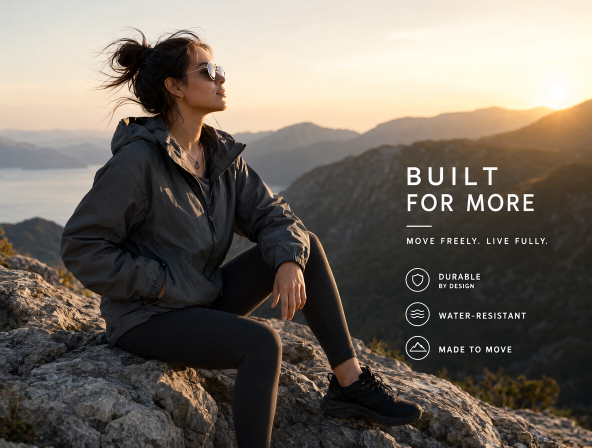
#> input picture data/input_campaign/Qwen_image_2.1_00001.png, 1184 x 896 px (shown at 1/2 size); its folder holds only this picture in this run
$ python preprocess.py
#> lines starting #> are read from the running program, lines starting #| are printed output that depends on the picture
"""Dataset preparation utility for full-body photorealistic models and campaign advertisements."""

from __future__ import annotations

import argparse
import contextlib
import logging
import os
import sys
import uuid
from pathlib import Path
from typing import Final

from PIL import Image, ImageOps

LOGGER = logging.getLogger("dataset_preparer")

TARGET_WIDTH: Final[int] = 896
TARGET_HEIGHT: Final[int] = 1152
VALID_IMAGE_EXTENSIONS: Final[frozenset[str]] = frozenset({".jpg", ".jpeg", ".png", ".webp"})


def setup_logging(level: int = logging.INFO) -> None:
    """Configure structured console logging."""
    logging.basicConfig(
        level=level,
        format="[%(asctime)s] [%(levelname)s] %(message)s",
        datefmt="%H:%M:%S",
    )


def resize_and_save(src_path: Path, dst_path: Path) -> None:
    """Standardize source image to 896x1152 PNG using aspect-ratio preserving fit.

    Performs an atomic write via a temporary file to prevent corruption on interruption.
    """
    if not src_path.is_file():
        raise FileNotFoundError(f"Source image not found: {src_path}")

    # If source and destination resolve to the same path and already meet specifications, skip
    if src_path.resolve() == dst_path.resolve():
        try:
            with Image.open(src_path) as current:
                if current.size == (TARGET_WIDTH, TARGET_HEIGHT) and current.format == "PNG":
                    LOGGER.info("Asset already standardized at %s", dst_path.name)
                    return
        except (OSError, ValueError, SyntaxError):
            pass

    with Image.open(src_path) as im:
#> im is the input picture: PIL image 1184x896 RGBA; mean R, G, B, A 111.8, 103.9, 95, 254.9
        rgb_img = im.convert("RGB")
        fitted = ImageOps.fit(
            rgb_img,
            (TARGET_WIDTH, TARGET_HEIGHT),
            method=Image.Resampling.LANCZOS,
            centering=(0.5, 0.35),
        )
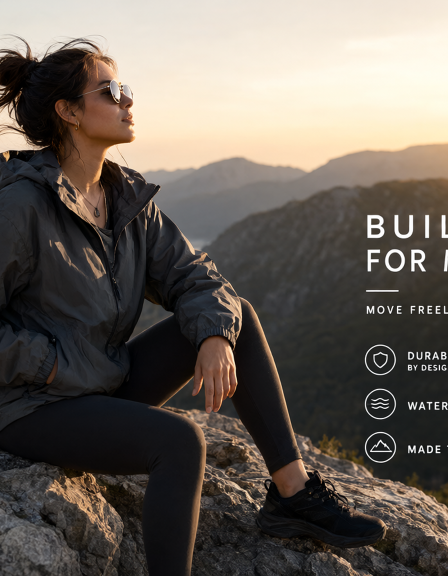
#> fitted: PIL image 896x1152 RGB (shown at 1/2 size); mean R, G, B 103, 95.4, 87.7
        dst_path.parent.mkdir(parents=True, exist_ok=True)
        tmp_dst = dst_path.with_name(f"{dst_path.stem}_{uuid.uuid4().hex[:8]}.tmp.png")
        try:
            fitted.save(tmp_dst, format="PNG", optimize=True)
            tmp_dst.replace(dst_path)
        finally:
            if tmp_dst.is_file():
                with contextlib.suppress(OSError):
                    tmp_dst.unlink(missing_ok=True)

        LOGGER.info(
            "Exported asset: %s (%dx%d, %d bytes)",
            dst_path.name,
            TARGET_WIDTH,
            TARGET_HEIGHT,
            dst_path.stat().st_size,
        )


def process_dataset(
    artifacts_dir: Path,
    workspace_data_dir: Path,
    campaign_src: Path | None = None,
    models_src: Path | None = None,
) -> int:
    """Ingest image assets and build standardized 896x1152 full-body dataset.

    Supports:
    1. Explicit sources via `campaign_src` (file or dir) and/or `models_src` (dir or file).
    2. Structured subdirectory mode (`artifacts_dir / input_campaign` and `artifacts_dir / input_models`).
    3. Flat directory scan on `artifacts_dir`:
       - Files starting with `campaign_` or `lookbook_` -> `workspace_data_dir / input_campaign / {stem}.png`
       - All other valid image files -> `workspace_data_dir / input_models / {stem}.png`
    """
    campaign_dir = workspace_data_dir / "input_campaign"
    models_dir = workspace_data_dir / "input_models"
    campaign_dir.mkdir(parents=True, exist_ok=True)
    models_dir.mkdir(parents=True, exist_ok=True)

    processed_count = 0

    # 1. Explicit campaign_src or models_src mode
    if campaign_src is not None or models_src is not None:
        if campaign_src is not None:
            for f in _get_valid_image_files(campaign_src, label="campaign"):
                resize_and_save(f, campaign_dir / f"{f.stem}.png")
                processed_count += 1

        if models_src is not None:
            for f in _get_valid_image_files(models_src, label="models"):
                resize_and_save(f, models_dir / f"{f.stem}.png")
                processed_count += 1

        LOGGER.info(
            "Processed %d standardized full-body assets into %s",
            processed_count,
            workspace_data_dir,
        )
        return processed_count

    if not artifacts_dir.is_dir():
        LOGGER.warning("Artifacts directory does not exist: %s", artifacts_dir)
        return 0

    # 2. Check for structured subdirectories input_campaign and input_models
    sub_campaign = artifacts_dir / "input_campaign"
    sub_models = artifacts_dir / "input_models"
    handled_files: set[Path] = set()

    if sub_campaign.is_dir() and sub_campaign.resolve() != campaign_dir.resolve():
        for f in sorted(sub_campaign.iterdir()):
            if f.is_file() and f.suffix.lower() in VALID_IMAGE_EXTENSIONS:
                resize_and_save(f, campaign_dir / f"{f.stem}.png")
                handled_files.add(f)
                processed_count += 1

    if sub_models.is_dir() and sub_models.resolve() != models_dir.resolve():
        for f in sorted(sub_models.iterdir()):
            if f.is_file() and f.suffix.lower() in VALID_IMAGE_EXTENSIONS:
                resize_and_save(f, models_dir / f"{f.stem}.png")
                handled_files.add(f)
                processed_count += 1

    # 3. Flat directory scan for any images in artifacts_dir root
    for f in sorted(artifacts_dir.iterdir()):
        if not f.is_file() or f.suffix.lower() not in VALID_IMAGE_EXTENSIONS or f in handled_files:
            continue
        if f.name.lower().startswith(("campaign_", "lookbook_")):
            resize_and_save(f, campaign_dir / f"{f.stem}.png")
        else:
            resize_and_save(f, models_dir / f"{f.stem}.png")
        handled_files.add(f)
        processed_count += 1

    LOGGER.info(
        "Processed %d standardized full-body assets into %s",
        processed_count,
        workspace_data_dir,
    )
    return processed_count


def _get_valid_image_files(path: Path, label: str = "source") -> list[Path]:
    """Retrieve list of valid image files from file or directory with diagnostic warnings."""
    if path.is_file():
        if path.suffix.lower() in VALID_IMAGE_EXTENSIONS:
            return [path]
        LOGGER.warning("%s source file has unsupported extension: %s", label.capitalize(), path)
        return []
    if path.is_dir():
        return [
            f
            for f in sorted(path.iterdir())
            if f.is_file() and f.suffix.lower() in VALID_IMAGE_EXTENSIONS
        ]
    not_found_msg = (
        f"{label.capitalize()} source directory not found: %s"
        if label == "models"
        else f"{label.capitalize()} source path not found: %s"
    )
    LOGGER.warning(not_found_msg, path)
    return []


def parse_cli_args(args: list[str] | None = None) -> argparse.Namespace:
    """Parse command line arguments for dataset preparation."""
    parser = argparse.ArgumentParser(
        description="Standardize full-body campaign and model assets to 896x1152."
    )
    default_src = Path(os.environ.get("SOURCE_ARTIFACTS_DIR", "."))
    parser.add_argument(
        "--source-dir",
        type=Path,
        default=default_src,
        help="Directory containing source candidate images (default: $SOURCE_ARTIFACTS_DIR or '.')",
    )
    parser.add_argument(
        "--output-dir",
        type=Path,
        default=Path("data"),
        help="Target workspace data directory (default: data)",
    )
    parser.add_argument(
        "--campaign-src",
        type=Path,
        default=None,
        help="Optional source file or directory for campaign images.",
    )
    parser.add_argument(
        "--models-src",
        type=Path,
        default=None,
        help="Optional source directory (or file) for model images.",
    )
    return parser.parse_args(args)


def main() -> None:
    """CLI entry point."""
    setup_logging()
    cli_args = parse_cli_args(sys.argv[1:])
    count = process_dataset(
        cli_args.source_dir,
        cli_args.output_dir,
        campaign_src=cli_args.campaign_src,
        models_src=cli_args.models_src,
    )
    sys.exit(0 if count > 0 else 1)
#> (the program exits here)
